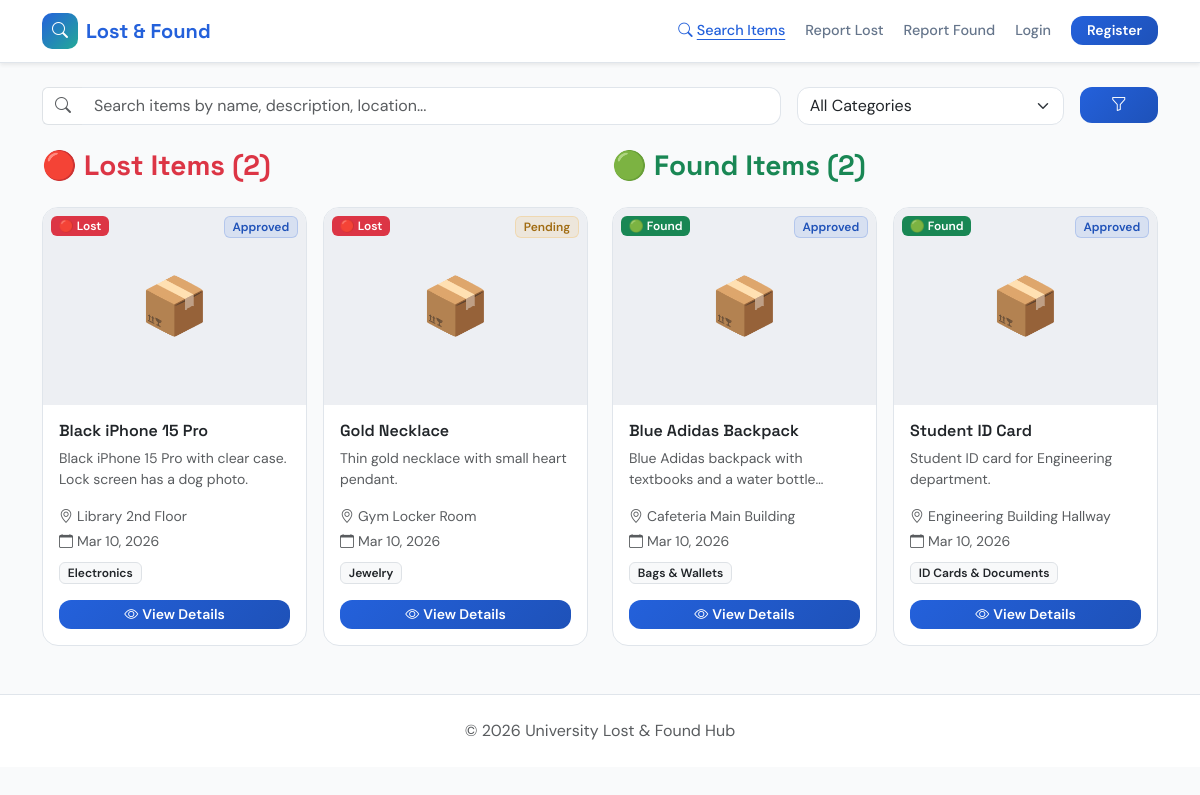
Page /dashboard.php on the committed database.
### tables this page shows
CREATE TABLE IF NOT EXISTS `items` (
  `id`            INT AUTO_INCREMENT PRIMARY KEY,
  `title`         VARCHAR(200) NOT NULL,
  `description`   TEXT NOT NULL,
  `category`      VARCHAR(100) DEFAULT 'Other',
  `location_name` VARCHAR(200) NOT NULL,
  `latitude`      DECIMAL(10,8) DEFAULT NULL,
  `longitude`     DECIMAL(11,8) DEFAULT NULL,
  `date`          DATE NOT NULL,
  `image`         VARCHAR(255) DEFAULT NULL,
  `type`          ENUM('lost','found') NOT NULL,
  `status`        ENUM('pending','approved','claimed','returned','rejected') DEFAULT 'pending',
  `user_id`       INT NOT NULL,
  `created_at`    TIMESTAMP DEFAULT CURRENT_TIMESTAMP,
  FOREIGN KEY (`user_id`) REFERENCES `users`(`id`) ON DELETE CASCADE
);

### config/db.php (called while the page is built, shortened)
<?php
function e($str) {
    return htmlspecialchars($str ?? '', ENT_QUOTES, 'UTF-8');
}
$BASE_URL = '/lost_found_hub';
?>

### includes/item_card.php (the view, shortened to what this page needs)
<div class="item-card card h-100">
  <div class="card-img-wrapper position-relative">
    <?php if ($item['image']): ?>
      <img src="<?= $BASE_URL ?>/uploads/<?= e($item['image']) ?>" alt="<?= e($item['title']) ?>">
    <?php else: ?>
      <div class="card-img-placeholder"><span>📦</span></div>
    <?php endif; ?>
    <span class="badge position-absolute top-0 start-0 m-2 <?= $item['type']==='lost' ? 'bg-danger' : 'bg-success' ?>">
      <?= $item['type']==='lost' ? '🔴 Lost' : '🟢 Found' ?>
    </span>
    <span class="badge position-absolute top-0 end-0 m-2 status-<?= $item['status'] ?>">
      <?= ucfirst($item['status']) ?>
    </span>
  </div>
  <div class="card-body">
    <h6 class="card-title font-heading fw-semibold"><?= e($item['title']) ?></h6>
    <p class="card-text text-muted small line-clamp-2"><?= e($item['description']) ?></p>
    <div class="d-flex flex-column gap-1 text-muted small mb-2">
      <span><i class="bi bi-geo-alt me-1"></i><?= e($item['location_name']) ?></span>
      <span><i class="bi bi-calendar me-1"></i><?= date('M d, Y', strtotime($item['date'])) ?></span>
    </div>
    <span class="badge bg-light text-dark border small"><?= e($item['category']) ?></span>
    <a href="<?= $BASE_URL ?>/item_details.php?id=<?= $item['id'] ?>" class="btn btn-primary btn-sm w-100 mt-3">
      <i class="bi bi-eye me-1"></i>View Details
    </a>
  </div>
</div>

### dashboard.php (shortened to what this page needs)
<?php
require_once 'config/db.php';
$search   = trim($_GET['search'] ?? '');
$sql = "SELECT * FROM items WHERE status IN ('pending','approved')";
$sql .= " ORDER BY created_at DESC";
$stmt = $conn->prepare($sql);
$stmt->execute();
$items = $stmt->get_result()->fetch_all(MYSQLI_ASSOC);
$lostItems  = array_filter($items, fn($i) => $i['type'] === 'lost');
$foundItems = array_filter($items, fn($i) => $i['type'] === 'found');
?>
<!DOCTYPE html>
<html lang="en">
<head>
  <?php include 'includes/head.php'; ?>
</head>
<body>
<?php include 'includes/navbar.php'; ?>
<div class="container py-4">
  <form method="GET" class="row g-3 mb-4">
    <div class="col-md-8">
      <div class="input-group">
        <span class="input-group-text bg-white border-end-0"><i class="bi bi-search text-muted"></i></span>
        <input type="text" name="search" id="searchInput" class="form-control border-start-0"
               placeholder="Search items by name, description, location..."
               value="<?= e($search) ?>">
      </div>
    </div>
    <div class="col-md-3">
      <select name="category" class="form-select" onchange="this.form.submit()">
        <option value="all">All Categories</option>
      </select>
    </div>
    <div class="col-md-1">
      <button type="submit" class="btn btn-primary w-100"><i class="bi bi-funnel"></i></button>
    </div>
  </form>
  <div class="row">
    <div class="col-lg-6 mb-4">
      <h3 class="font-heading fw-bold text-danger mb-4">🔴 Lost Items (<?= count($lostItems) ?>)</h3>
      <?php if (count($lostItems) === 0): ?>
        <p class="text-muted">No lost items found.</p>
      <?php else: ?>
        <div class="row g-3">
          <?php foreach ($lostItems as $item): ?>
          <div class="col-sm-6">
            <?php include 'includes/item_card.php'; ?>
          </div>
          <?php endforeach; ?>
        </div>
      <?php endif; ?>
    </div>
    <div class="col-lg-6 mb-4">
      <h3 class="font-heading fw-bold text-success mb-4">🟢 Found Items (<?= count($foundItems) ?>)</h3>
      <?php if (count($foundItems) === 0): ?>
        <p class="text-muted">No found items found.</p>
      <?php else: ?>
        <div class="row g-3">
          <?php foreach ($foundItems as $item): ?>
          <div class="col-sm-6">
            <?php include 'includes/item_card.php'; ?>
          </div>
          <?php endforeach; ?>
        </div>
      <?php endif; ?>
    </div>
  </div>
</div>
<footer class="footer py-4 mt-auto">
  <div class="container text-center"><p class="text-muted mb-0">&copy; <?= date('Y') ?> University Lost &amp; Found Hub</p></div>
</footer>
</body>
</html>

### includes/head.php (shortened to what this page needs)
<link href="https://cdn.jsdelivr.net/npm/bootstrap@5.3.2/dist/css/bootstrap.min.css" rel="stylesheet">
<link href="https://cdn.jsdelivr.net/npm/bootstrap-icons@1.11.3/font/bootstrap-icons.min.css" rel="stylesheet">
<link rel="stylesheet" href="https://unpkg.com/leaflet@1.9.4/dist/leaflet.css" />
<link href="<?= $BASE_URL ?>/assets/css/style.css" rel="stylesheet">

### includes/navbar.php (shortened to what this page needs)
<?php
$currentPage = basename($_SERVER['PHP_SELF']);
?>
<nav class="navbar navbar-expand-lg navbar-main sticky-top shadow-sm">
  <div class="container">
    <a class="navbar-brand" href="<?= $BASE_URL ?>/index.php">
      <span class="brand-icon"><i class="bi bi-search"></i></span>
      Lost &amp; Found
    </a>
    <div class="collapse navbar-collapse" id="mainNav">
      <ul class="navbar-nav ms-auto align-items-lg-center gap-1">
        <li class="nav-item">
          <a class="nav-link <?= $currentPage === 'dashboard.php' ? 'active' : '' ?>" href="<?= $BASE_URL ?>/dashboard.php">
            <i class="bi bi-search me-1"></i>Search Items
          </a>
        </li>
        <li class="nav-item">
          <a class="nav-link <?= $currentPage === 'report_lost.php' ? 'active' : '' ?>" href="<?= $BASE_URL ?>/report_lost.php">
            Report Lost
          </a>
        </li>
        <li class="nav-item">
          <a class="nav-link <?= $currentPage === 'report_found.php' ? 'active' : '' ?>" href="<?= $BASE_URL ?>/report_found.php">
            Report Found
          </a>
        </li>
        <?php if (isset($_SESSION['user_id'])): ?>
          <?php if ($_SESSION['role'] === 'admin'): ?>
            <li class="nav-item">
              <a class="nav-link" href="<?= $BASE_URL ?>/admin/admin_dashboard.php">
                <i class="bi bi-shield-check me-1"></i>Admin
              </a>
            </li>
          <?php endif; ?>
          <li class="nav-item">
            <a class="nav-link position-relative" href="<?= $BASE_URL ?>/notifications.php">
              <i class="bi bi-bell"></i>
              <?php
                $uid = $_SESSION['user_id'];
                $nr = $conn->query("SELECT COUNT(*) as c FROM notifications WHERE user_id=$uid AND is_read=0");
                $unread = $nr ? $nr->fetch_assoc()['c'] : 0;
                if ($unread > 0):
              ?>
                <span class="position-absolute top-0 start-100 translate-middle badge rounded-pill bg-danger" style="font-size:.6rem">
                  <?= $unread ?>
                </span>
              <?php endif; ?>
            </a>
          </li>
          <li class="nav-item">
            <span class="nav-link text-muted" style="cursor:default">
              <i class="bi bi-person-circle me-1"></i><?= e($_SESSION['user_name']) ?>
            </span>
          </li>
          <li class="nav-item">
            <a class="nav-link text-danger" href="<?= $BASE_URL ?>/api/logout.php">
              <i class="bi bi-box-arrow-right me-1"></i>Logout
            </a>
          </li>
        <?php else: ?>
          <li class="nav-item">
            <a class="nav-link <?= $currentPage === 'login.php' ? 'active' : '' ?>" href="<?= $BASE_URL ?>/login.php">Login</a>
          </li>
          <li class="nav-item ms-lg-2">
            <a class="btn btn-primary btn-sm px-3" href="<?= $BASE_URL ?>/register.php">Register</a>
          </li>
        <?php endif; ?>
      </ul>
    </div>
  </div>
</nav>

### assets/css/style.css (style rules this page uses)
:root { --clr-bg: hsl(210, 20%, 98%); --clr-fg: hsl(220, 25%, 10%); --clr-card: hsl(0, 0%, 100%); --clr-card-fg: hsl(220, 25%, 10%); --clr-primary: hsl(220, 72%, 50%); --clr-primary-fg: hsl(0, 0%, 100%); --clr-primary-dk: hsl(220, 72%, 42%); --clr-secondary: hsl(38, 92%, 50%); --clr-accent: hsl(172, 66%, 40%); --clr-muted: hsl(214, 20%, 94%); --clr-muted-fg: hsl(215, 16%, 47%); --clr-success: hsl(152, 60%, 40%); --clr-success-fg: hsl(0, 0%, 100%); --clr-danger: hsl(0, 72%, 51%); --clr-danger-fg: hsl(0, 0%, 100%); --clr-warning: hsl(38, 92%, 50%); --clr-border: hsl(214, 20%, 90%); --gradient-hero: linear-gradient(135deg, hsl(220,72%,50%), hsl(172,66%,40%)); --gradient-primary:linear-gradient(135deg, var(--clr-primary), var(--clr-primary-dk)); --shadow-card: 0 4px 24px -4px hsla(220,25%,10%,0.08); --shadow-elevated: 0 12px 40px -8px hsla(220,25%,10%,0.15); --font-heading: 'Space Grotesk', sans-serif; --font-body: 'DM Sans', sans-serif; --radius: 0.75rem; --radius-lg: 1rem; }
*, *::before, *::after { box-sizing: border-box; }
body { font-family: var(--font-body); background-color: var(--clr-bg); color: var(--clr-fg); margin: 0; -webkit-font-smoothing: antialiased; }
h1, h2, h3, h4, h5, h6, .font-heading { font-family: var(--font-heading); }
a { color: var(--clr-primary); text-decoration: none; }
.btn-primary { background: var(--gradient-primary); border: none; font-weight: 600; }
.btn { border-radius: var(--radius); }
.card { border-radius: var(--radius-lg); border-color: var(--clr-border); }
.form-control, .form-select { border-radius: var(--radius); border-color: var(--clr-border); }
.badge { font-weight: 600; border-radius: 6px; }
.navbar-main { background: var(--clr-card) !important; border-bottom: 1px solid var(--clr-border); backdrop-filter: blur(12px); }
.navbar-main .navbar-brand { font-family: var(--font-heading); font-weight: 700; color: var(--clr-primary) !important; display: flex; align-items: center; gap: 0.5rem; }
.brand-icon { width: 36px; height: 36px; background: var(--gradient-hero); border-radius: 10px; display: inline-flex; align-items: center; justify-content: center; color: white; font-size: 1rem; }
.navbar-main .nav-link { color: var(--clr-muted-fg) !important; font-weight: 500; font-size: 0.9rem; transition: color .2s, text-decoration .2s; text-decoration: none; }
.navbar-main .nav-link:hover, .navbar-main .nav-link.active { color: var(--clr-primary) !important; text-decoration: underline; text-underline-offset: 4px; }
.item-card { border: 1px solid var(--clr-border); border-radius: var(--radius-lg); overflow: hidden; background: var(--clr-card); transition: transform 0.3s, box-shadow 0.3s; }
.item-card .card-img-wrapper { position: relative; aspect-ratio: 4/3; overflow: hidden; background: var(--clr-muted); }
.card-img-placeholder { width: 100%; height: 100%; display: flex; align-items: center; justify-content: center; background: var(--clr-muted); font-size: 3.5rem; }
.status-pending { background: hsla(38,92%,50%,0.1); color: hsl(38,80%,35%); border: 1px solid hsla(38,92%,50%,0.2); }
.status-approved { background: hsla(220,72%,50%,0.1); color: hsl(220,72%,42%); border: 1px solid hsla(220,72%,50%,0.2); }
.line-clamp-2 { display: -webkit-box; -webkit-line-clamp: 2; -webkit-box-orient: vertical; overflow: hidden; }
.footer { background: var(--clr-card); border-top: 1px solid var(--clr-border); }

### rows in the picture
items: type "🔴 Lost", status "Approved", title "Black iPhone 15 Pro", description "Black iPhone 15 Pro with clear case. Lock screen has a dog photo.", location_name "Library 2nd Floor", date "Mar 10, 2026", category "Electronics"
items: type "🔴 Lost", status "Pending", title "Gold Necklace", description "Thin gold necklace with small heart pendant.", location_name "Gym Locker Room", date "Mar 10, 2026", category "Jewelry"
items: type "🟢 Found", status "Approved", title "Blue Adidas Backpack", description "Blue Adidas backpack with textbooks and a water…", location_name "Cafeteria Main Building", date "Mar 10, 2026", category "Bags & Wallets"
items: type "🟢 Found", status "Approved", title "Student ID Card", description "Student ID card for Engineering department.", location_name "Engineering Building Hallway", date "Mar 10, 2026", category "ID Cards & Documents"

### other values in the picture
count($lostItems) "2"
count($foundItems) "2"
